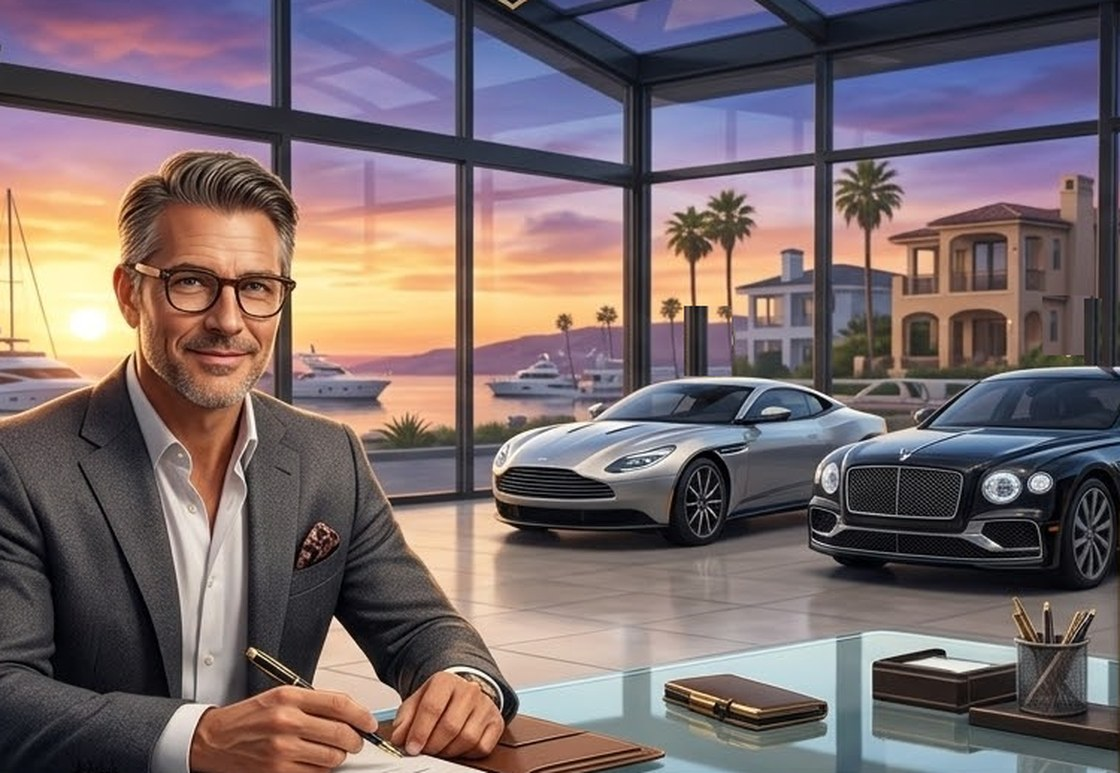
#> input picture assets/bg_dealdesk.jpg, 1120 x 773 px
$ python -i store_art.py   (imports and definitions only)
#> lines starting #> are read from the running program, lines starting #| are printed output that depends on the picture; pictures that were not available may be replaced by others from this repository, and a replacement may not be noted
"""Steam store and library art from an in-game key-art render plus the Chief Auto logo.

    python3 tools/store_art.py <keyart_lot.png> [out_dir]     # default store/

The key art comes from tests/_keyart_shot.tscn rendered at 2560x1440 (UI hidden).
"""
import os
import sys

import numpy as np
from PIL import Image, ImageFilter

HERE = os.path.dirname(os.path.abspath(__file__))
ROOT = os.path.dirname(HERE)


def logo_rgba():
    """The logo sits on a flat navy square; key the navy out into alpha so it floats on the art."""
    im = np.asarray(Image.open(os.path.join(ROOT, "assets", "logo.png")).convert("RGB")).astype(np.float32)
    bg = np.median(np.concatenate([im[:6].reshape(-1, 3), im[-6:].reshape(-1, 3)]), axis=0)
    d = np.sqrt(((im - bg) ** 2).sum(axis=2))
    a = np.clip((d - 14) / 40, 0, 1)
    a = np.asarray(Image.fromarray((a * 255).astype(np.uint8)).filter(ImageFilter.GaussianBlur(1.2))) / 255.0
    rgba = np.dstack([im, a * 255]).astype(np.uint8)
    img = Image.fromarray(rgba, "RGBA")
    return img.crop(img.getbbox())


def cover(src, w, h, cx=0.5, cy=0.5, zoom=1.0):
    """Crop src to w:h around (cx, cy) (fractions), then resize."""
    sw, sh = src.size
    scale = max(w / sw, h / sh) * zoom
    cw, ch = w / scale, h / scale
    x0 = min(max(cx * sw - cw / 2, 0), sw - cw)
    y0 = min(max(cy * sh - ch / 2, 0), sh - ch)
    return src.crop((int(x0), int(y0), int(x0 + cw), int(y0 + ch))).resize((w, h), Image.LANCZOS)


def vignette(img, side="left", strength=0.75):
    w, h = img.size
    x = np.linspace(0, 1, w)[None, :]
    g = (1 - x) if side == "left" else (x if side == "right" else np.linspace(0, 1, h)[:, None] * np.ones((1, w)))
    if side == "bottom":
        g = np.linspace(0, 1, h)[:, None] * np.ones((1, w))
    m = np.clip(g * 1.4 - 0.2, 0, 1) ** 1.5 * strength
    arr = np.asarray(img.convert("RGB")).astype(np.float32)
    navy = np.array([4, 10, 28], np.float32)
    arr = arr * (1 - m[..., None]) + navy * m[..., None]
    return Image.fromarray(arr.astype(np.uint8))


def put_logo(img, logo, height, x, y):
    lw = int(logo.width * height / logo.height)
    l2 = logo.resize((lw, height), Image.LANCZOS)
    img = img.convert("RGBA")
    img.alpha_composite(l2, (int(x), int(y)))
    return img.convert("RGB")


def main(key_path, out):
#> called with key_path = '../assets/bg_dealdesk.jpg', out = 'out.png'
    os.makedirs(out, exist_ok=True)
    key = Image.open(key_path).convert("RGB")
#> key is the input picture: PIL image 1120x773 RGB; mean R, G, B 119.9, 105.6, 107.5
    logo = logo_rgba()
#> in logo_rgba, `bg = np.median(np.concatenate([im[:6].reshape(-1, 3), im[-6:].reshape(..`: bg = [91, 84, 118]
    logo.save(os.path.join(out, "library_logo_1280x720.png"))   # resized below to the exact canvas
    canvas = Image.new("RGBA", (1280, 720), (0, 0, 0, 0))
#> canvas: PIL image 1280x720 RGBA; every value is 0
    lh = 640
    lw = int(logo.width * lh / logo.height)
#> lw = 927
    canvas.alpha_composite(logo.resize((lw, lh), Image.LANCZOS), ((1280 - lw) // 2, 40))
    canvas.save(os.path.join(out, "library_logo_1280x720.png"))

    def capsule(name, w, h, cx, cy, zoom, logo_h, lx, ly, side="left", strength=0.8):
        img = vignette(cover(key, w, h, cx, cy, zoom), side, strength)
        img = put_logo(img, logo, int(h * logo_h), w * lx, h * ly)
        img.save(os.path.join(out, name), quality=92)

    capsule("header_capsule_920x430.jpg", 920, 430, 0.62, 0.55, 1.15, 0.92, 0.03, 0.04)
#> in vignette, `w, h = img.size`: w = 920; h = 430
    capsule("small_capsule_462x174.jpg", 462, 174, 0.62, 0.55, 1.3, 0.96, 0.02, 0.02, strength=0.9)
#> call 2 of cover, with w = 462, h = 174, cx = 0.62, cy = 0.55, zoom = 1.3
#> in cover (call 2), `return src.crop((int(x0), int(y0), int(x0 + cw), int(y0 + ch))).resize..`:
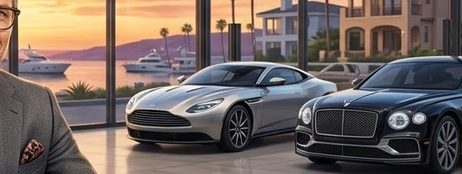
#> returned value: PIL image 462x174 RGB; mean R, G, B 114.6, 101.7, 96.5
    capsule("main_capsule_1232x706.jpg", 1232, 706, 0.6, 0.55, 1.05, 0.9, 0.03, 0.05)
#> call 3 of cover, with w = 1232, h = 706, cx = 0.6, cy = 0.55, zoom = 1.05
#> in cover (call 3), `return src.crop((int(x0), int(y0), int(x0 + cw), int(y0 + ch))).resize..`:
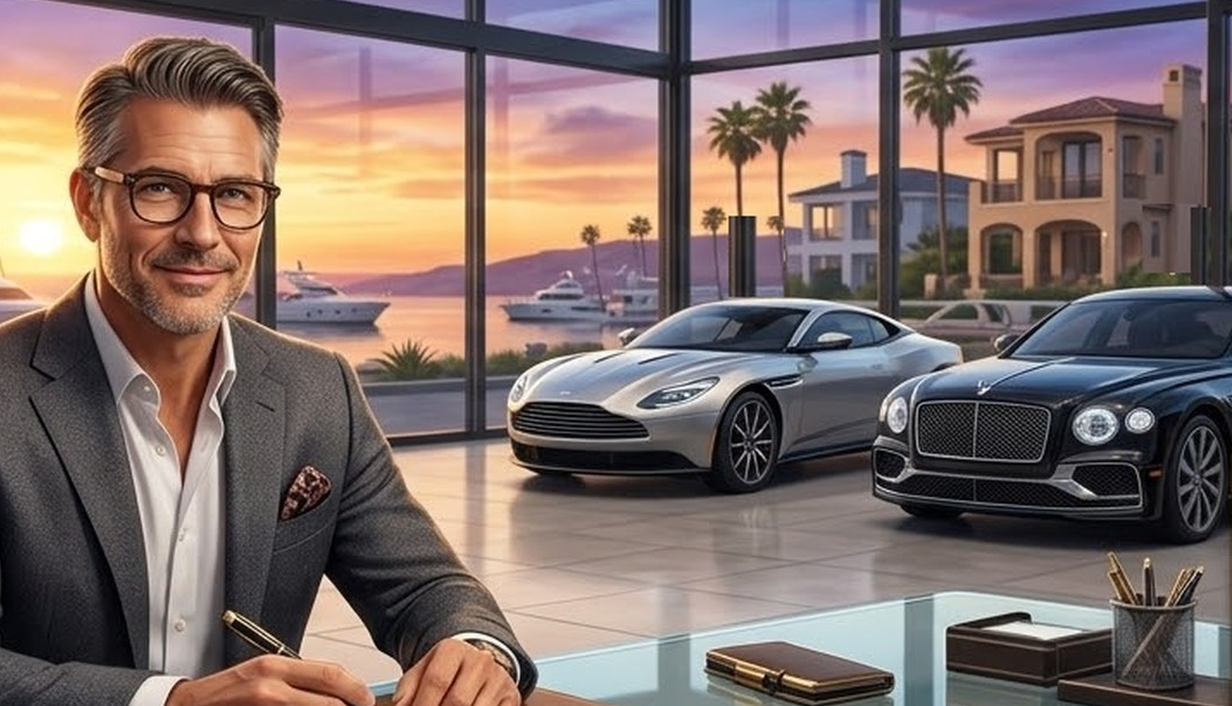
#> returned value: PIL image 1232x706 RGB; mean R, G, B 126.7, 110.1, 106.4
    # vertical / library: logo up top, cars below
    for name, w, h in (("vertical_capsule_748x896.jpg", 748, 896), ("library_capsule_600x900.jpg", 600, 900)):
        img = cover(key, w, h, 0.76, 0.35, 1.3)
        arr = np.asarray(img).astype(np.float32)
        m = np.clip(1 - np.linspace(0, 1, h) * 2.2, 0, 1)[:, None, None] * 0.85
        arr = arr * (1 - m) + np.array([4, 10, 28]) * m
        img = put_logo(Image.fromarray(arr.astype(np.uint8)), logo, int(h * 0.36), (w - int(logo.width * h * 0.36 / logo.height)) / 2, h * 0.015)
        img.save(os.path.join(out, name), quality=92)
#> arr: shape (900, 600, 3) float64
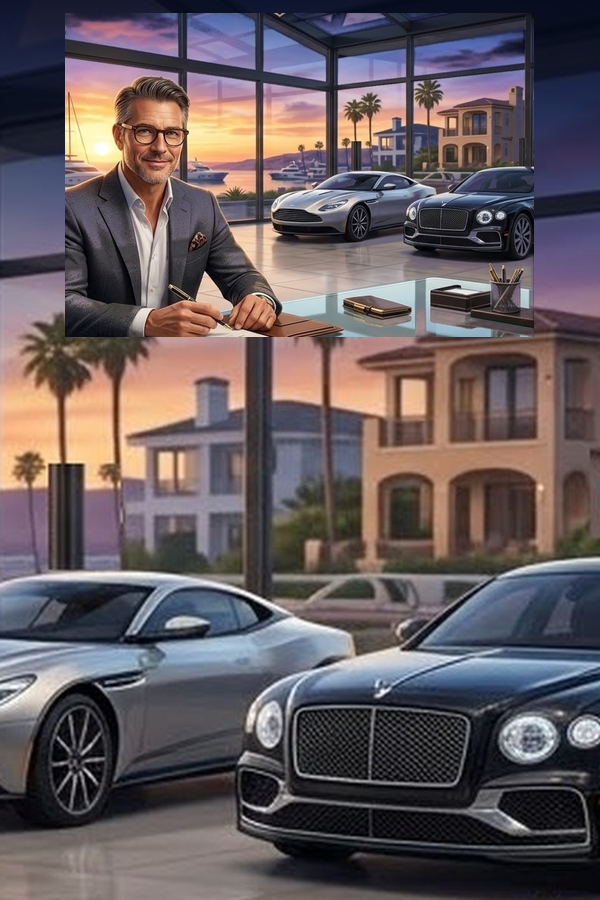
#> img: PIL image 600x900 RGB; mean R, G, B 100.3, 90.4, 93.6
    # hero and page background carry no logo or text (Steam's rules)
    cover(key, 3840, 1240, 0.55, 0.5, 1.0).save(os.path.join(out, "library_hero_3840x1240.jpg"), quality=90)
#> in cover (call 6), `return src.crop((int(x0), int(y0), int(x0 + cw), int(y0 + ch))).resize..`:
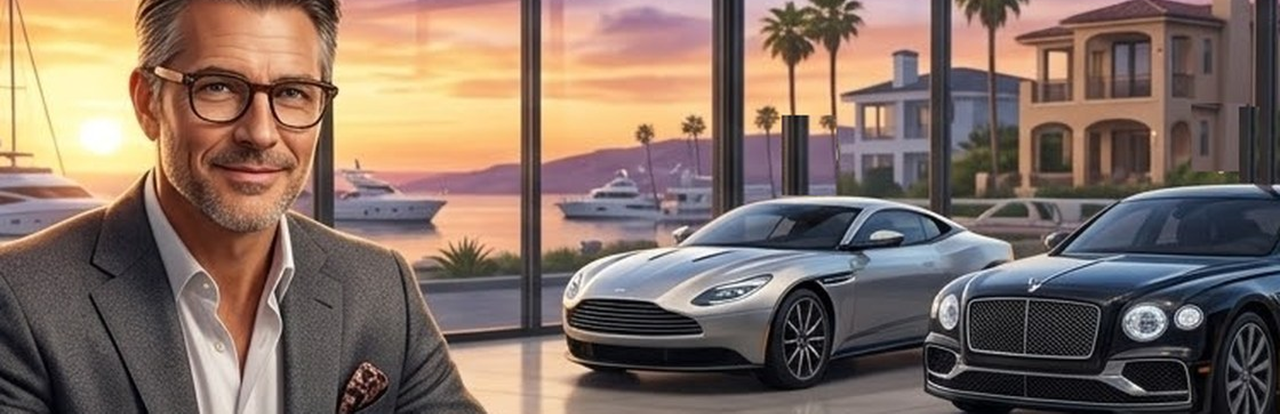
#> returned value: PIL image 3840x1240 RGB (shown at 1/3 size); mean R, G, B 129.9, 110.3, 100.1
    bgp = cover(key, 1438, 810, 0.5, 0.5, 1.0).filter(ImageFilter.GaussianBlur(3))
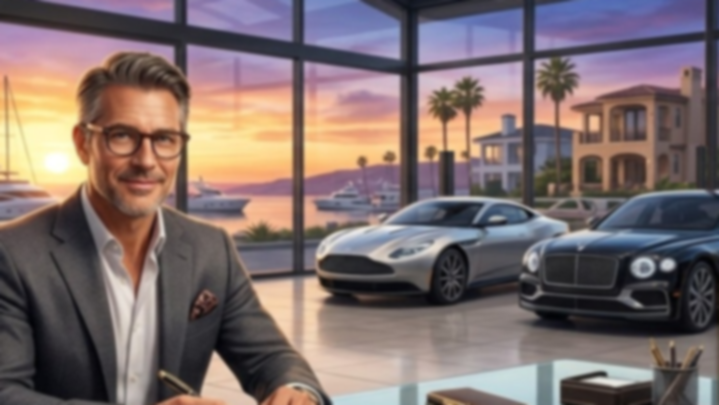
#> bgp: PIL image 1438x810 RGB (shown at 1/2 size); mean R, G, B 125.2, 109.6, 108.8
    vignette(bgp, "bottom", 0.6).save(os.path.join(out, "page_background_1438x810.jpg"), quality=90)
    # icons: the shield on navy
    ic = Image.new("RGBA", (256, 256), (4, 10, 28, 255))
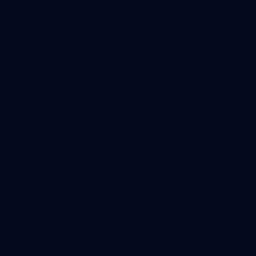
#> ic: PIL image 256x256 RGBA; mean R, G, B, A 4, 10, 28, 255
    s = logo.resize((int(logo.width * 240 / logo.height), 240), Image.LANCZOS)
    ic.alpha_composite(s, ((256 - s.width) // 2, 8))
    ic.save(os.path.join(out, "icon_256.png"))
    ic.save(os.path.join(out, "client_icon.ico"), sizes=[(16, 16), (32, 32), (48, 48), (256, 256)])
    ic.convert("RGB").resize((184, 184), Image.LANCZOS).save(os.path.join(out, "community_icon_184.jpg"), quality=92)
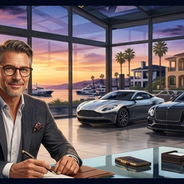
#> saved as community_icon_184.jpg: PIL image 184x184 RGB; mean R, G, B 111.9, 98.5, 101.6


# [2 lines not run here, left out]

>>> result = main('../assets/bg_dealdesk.jpg', 'out.png')
